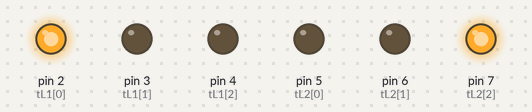
Bench run of a sketch on a simulated Arduino Uno, built with avr-gcc and run on an emulated ATmega328P. Parts: output pins drawn as LEDs (lit = HIGH).

Above: at 1.5 s.
At 3.5 s:
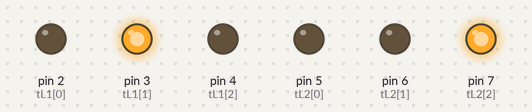
At 5.5 s:
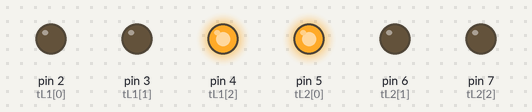
At 7.5 s:
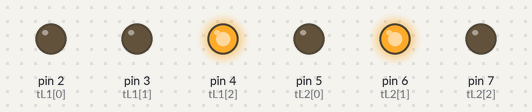
Timing chart, 0 to 10.4 s (numbered marks = the images above):
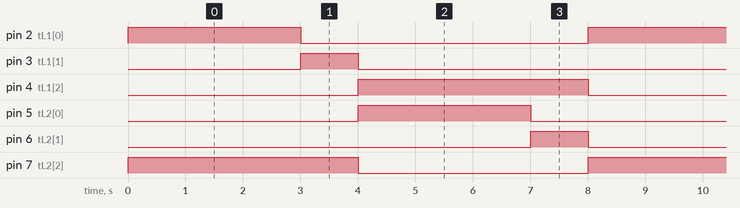

Measured:
- by itself, pin 2 (tL1[0]), pin 5 (tL2[0]): alternates HIGH for 3.0 s and LOW for 5.0 s
- by itself, pin 3 (tL1[1]), pin 6 (tL2[1]): alternates HIGH for 1.0 s and LOW for 7.0 s
- by itself, pin 4 (tL1[2]), pin 7 (tL2[2]): alternates HIGH for 4.0 s and LOW for 4.0 s

The sketch:

script.ino
```cpp
int tL1[3] = {2, 3, 4};
int tL2[3] = {5, 6, 7};


void setup()
{
    for (int i = 2; i <= 7; i++)
    {
        pinMode(i, OUTPUT);
    }
}

void loop()
{
    digitalWrite(tL1[0], HIGH);
    digitalWrite(tL1[2], LOW);
    digitalWrite(tL2[1], LOW);
    digitalWrite(tL2[2], HIGH);
    delay(3000);
    digitalWrite(tL1[1], HIGH);
    digitalWrite(tL1[0], LOW);
    delay(1000);
    digitalWrite(tL2[2], LOW);
    digitalWrite(tL2[0], HIGH);
    digitalWrite(tL1[2], HIGH);
    digitalWrite(tL1[1], LOW);
    delay(3000);
    digitalWrite(tL2[0], LOW);
    digitalWrite(tL2[1], HIGH);
    delay(1000);
}
```
